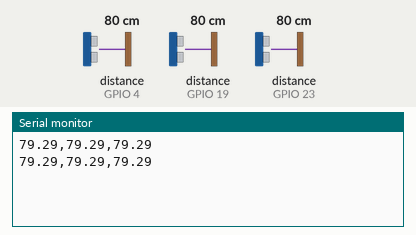
Bench run of a sketch on a simulated ESP32. On the bench: the last lines printed to the serial monitor. Wiring (inferred from the names in the program): 3 × ultrasonic range finder: trigger GPIO 0, echo GPIO 4 / trigger GPIO 18, echo GPIO 19 / trigger GPIO 22, echo GPIO 23. The test bench sets the inputs (shaded band); at power-on: distance to the obstacle (sensors on GPIO 4, GPIO 19, GPIO 23) 80 cm. The echo pulse lasts 58.3 µs per cm.

Above: at 1.8 s.
1.9 s: distance to the obstacle (sensor on GPIO 4) set to 2 cm
At 2.9 s:
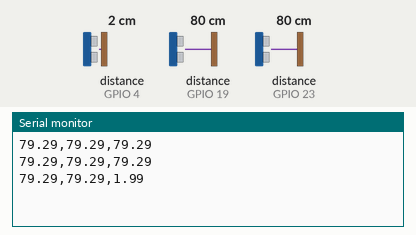
3.4 s: distance to the obstacle (sensor on GPIO 19) set to 2 cm
At 4.5 s:
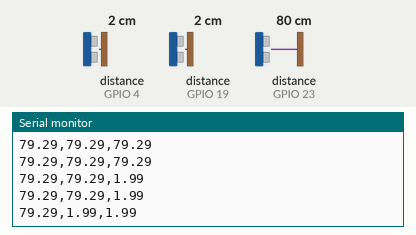
4.9 s: distance to the obstacle (sensor on GPIO 23) set to 2 cm
At 5.9 s:
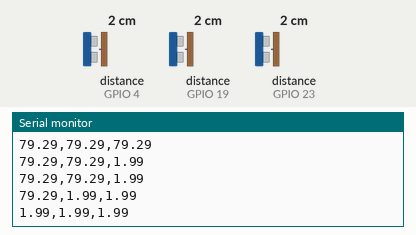
6.4 s: distance to the obstacle (sensor on GPIO 4) set to 4 cm
At 7.7 s:
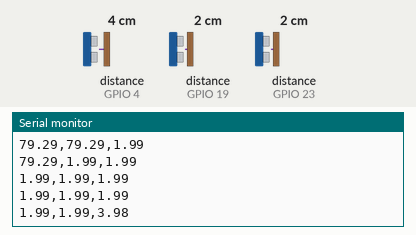
7.9 s: distance to the obstacle (sensor on GPIO 19) set to 4 cm
At 8.9 s:
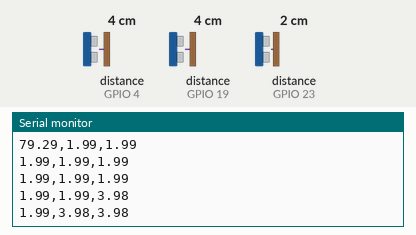
9.4 s: distance to the obstacle (sensor on GPIO 23) set to 4 cm
At 10.7 s:
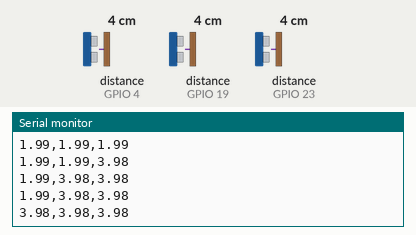
Timing chart, 0 to 11.9 s (numbered marks = the images above; inputs shaded):
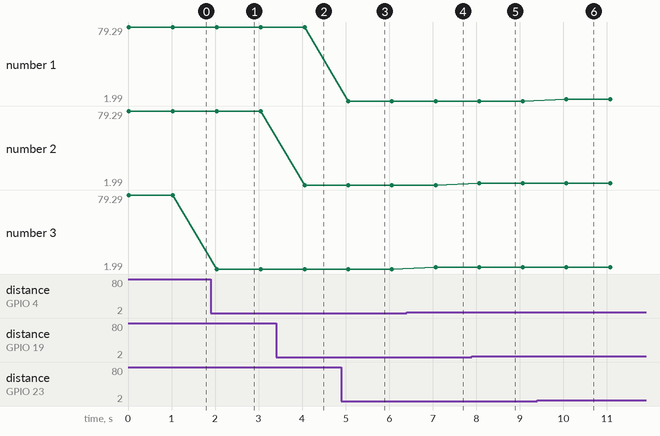

Measured:
- after the input at 1.9 s, the serial monitor: prints a new line after 0.14 s (image 1)
- after the input at 3.4 s, the serial monitor: prints a new line after 0.66 s (image 2)
- after the input at 4.9 s, the serial monitor: prints a new line after 0.16 s (image 3)
- after the input at 6.4 s, the serial monitor: prints a new line after 0.67 s (image 4)
- after the input at 7.9 s, the serial monitor: prints a new line after 0.17 s (image 5)
- after the input at 9.4 s, the serial monitor: prints a new line after 0.67 s (image 6)
- plotted number 3: 79.29 → 1.99 after the input at 1.9 s, 1.99 → 3.98 after the input at 6.4 s

The sketch:

esp32-ultrasonic.ino
```cpp
const int trigPin1 = 22;
const int echoPin1 = 23;
const int trigPin2 = 18;
const int echoPin2 = 19;
const int trigPin3 = 0;
const int echoPin3 = 4;

//define sound speed in cm/uS
#define SOUND_SPEED 0.034
#define CM_TO_INCH 0.393701

long duration1, duration2, duration3;
float distanceCm1, distanceCm2, distanceCm3;

void setup() {
  Serial.begin(115200);
  pinMode(trigPin1, OUTPUT);
  pinMode(echoPin1, INPUT);
  pinMode(trigPin2, OUTPUT);
  pinMode(echoPin2, INPUT);
  pinMode(trigPin3, OUTPUT);
  pinMode(echoPin3, INPUT);
}

void loop() {
  // Clears the trigPin
  digitalWrite(trigPin1, LOW);
  digitalWrite(trigPin2, LOW);
  digitalWrite(trigPin3, LOW);
  delayMicroseconds(2);

  // Sets the trigPin on HIGH state for 10 micro seconds
  digitalWrite(trigPin1, HIGH);


  delayMicroseconds(10);
  digitalWrite(trigPin1, LOW);
  duration1 = pulseIn(echoPin1, HIGH);


  digitalWrite(trigPin2, HIGH);
  delayMicroseconds(10);
  digitalWrite(trigPin2, LOW);
  duration2 = pulseIn(echoPin2, HIGH);


  digitalWrite(trigPin3, HIGH);
  delayMicroseconds(10);
  digitalWrite(trigPin3, LOW);
  duration3 = pulseIn(echoPin3, HIGH);
  // Reads the echoPin, returns the sound wave travel time in microseconds

  // Calculate the distance
  distanceCm1 = duration1 * SOUND_SPEED/2;
  distanceCm2 = duration2 * SOUND_SPEED/2;
  distanceCm3 = duration3 * SOUND_SPEED/2;

  Serial.print(distanceCm1);
  Serial.print(",");
  Serial.print(distanceCm2);
  Serial.print(",");
  Serial.print(distanceCm3);
  Serial.println();

  delay(1000);
}
```
